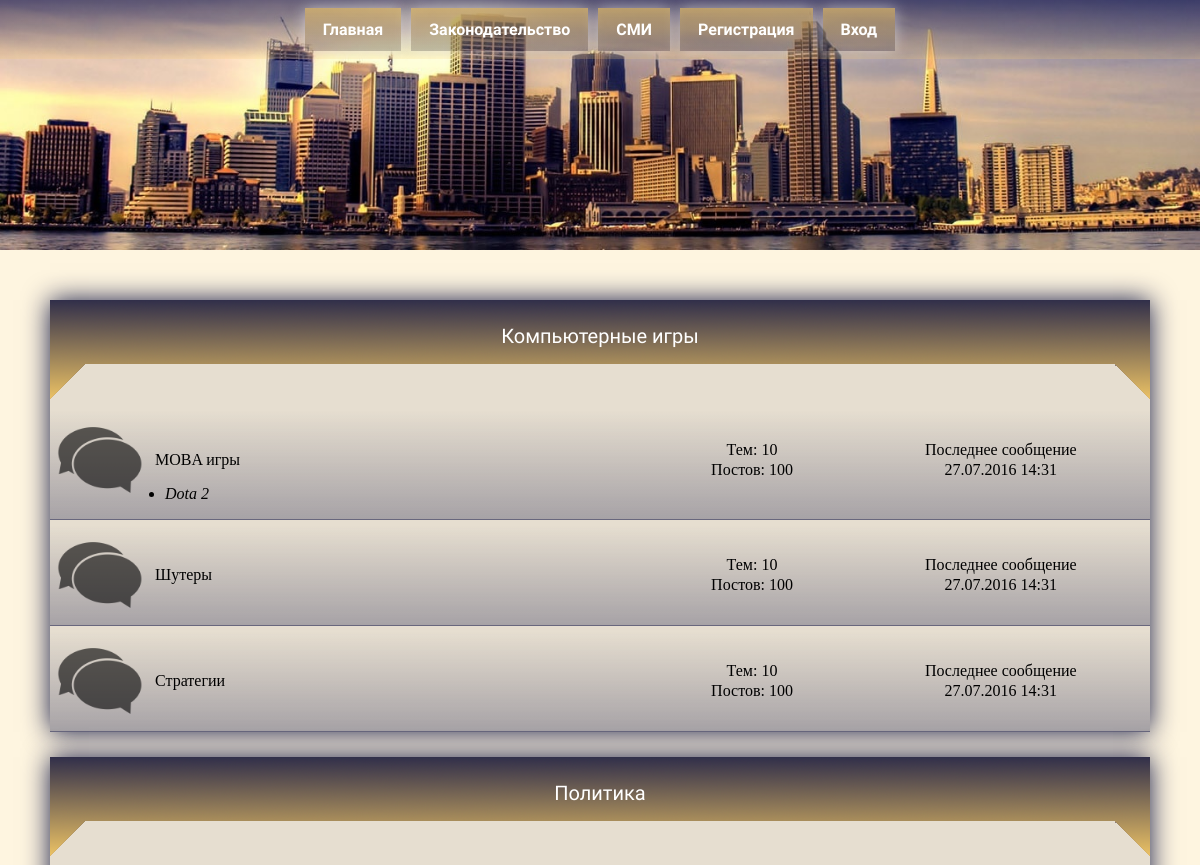
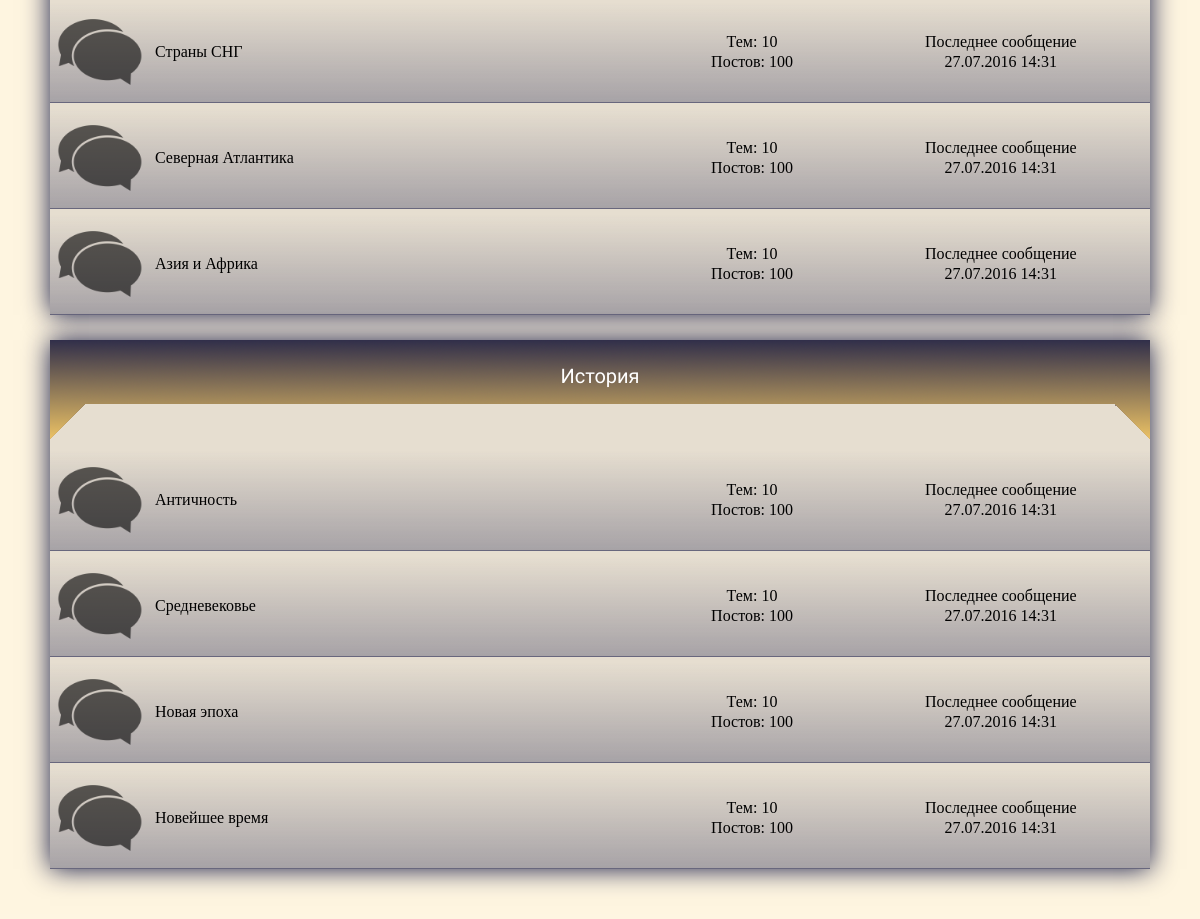
The page / on the database its author committed (2 pictures, top to bottom).
### tables this page shows
CREATE TABLE IF NOT EXISTS `categories` (
  `id` int(11) NOT NULL AUTO_INCREMENT,
  `title` varchar(100) NOT NULL,
  `description` varchar(200) NOT NULL,
  `position` int(11) NOT NULL,
  PRIMARY KEY (`id`)
);

CREATE TABLE IF NOT EXISTS `forums` (
  `id` int(11) NOT NULL AUTO_INCREMENT,
  `category_id` int(11) NOT NULL,
  `parent_forum` int(11) DEFAULT NULL,
  `title` varchar(100) NOT NULL,
  `description` varchar(200) NOT NULL,
  `keywords` varchar(200) NOT NULL,
  `icon` varchar(200) NOT NULL DEFAULT '/img/forum_icon.png',
  `position` int(11) NOT NULL,
  PRIMARY KEY (`id`),
  KEY `category_id` (`category_id`),
  KEY `parent_forum` (`parent_forum`)
);

### app/views/PageView.php (called while the page is built, shortened)
<?php
	class PageView
	{
		public function __construct($page, $metaData, $data)
		{
			require_once "app/views/layout/main.php";
		}
	}
?>

### app/controllers/PageController.php (called while the page is built, shortened)
<?php
	class PageController
	{
		protected function render($page, $metaData, $data)
		{
			$pageView = new PageView($page, $metaData, $data);
		}
	}
?>

### app/controllers/page/MainController.php (called while the page is built, shortened)
<?php
	class MainController extends PageController
	{
		private $metaData = ["title" => "forumstate.com - Форумное государство",
							 "keywords" => "forumstate, форумное государство, виртуальное государство, политическая игра",
							 "description" => "Первое в Рунете самоуправляемое форумное государство"];
		public function __construct()
		{
			$categories = new DBCatalog(
				[
					"table" => "categories",
					"columns" => "*",
					"condition" => "",
					"page_count" => null,
					"order" => "ORDER BY `position` ASC",
					"pagin" => false
				]
			);
			$categoriesCatalog = $categories->getCatalog();
			$categoriesCount = count($categoriesCatalog);
			for ($i = 0; $i < $categoriesCount; $i++)
			{
				$forums = new DBCatalog(
					[
						"table" => "forums",
						"columns" => "`id`",
						"condition" => "WHERE `category_id` = :category AND `parent_forum` is null",
						"page_count" => null,
						"order" => "ORDER BY `position` ASC",
						"pagin" => false
					],
					[
						":category" => $categoriesCatalog[$i]["id"]
					]
				);
				$forums = $forums->getCatalog();
				$countForums = count($forums);
				for ($j = 0; $j < $countForums; $j++)
					$forumsCatalog[$i][$j] = new Forum($forums[$j]["id"]);
			}
			$this->render("main", $this->metaData, ["categories" => $categoriesCatalog, "forums" => $forumsCatalog]);
		}
	}
?>

### app/PageRouter.php (called while the page is built, shortened)
<?php
	class PageRouter
	{
		public function __construct($url)
		{
			$controller = new $controllerName();
		}
	}
?>

### index.php (called while the page is built, shortened)
<?php
	$map = require_once "map.php";
	$config = require_once "config.php";
	$dbConnection = new DBConnection();
	$pageRouter = new PageRouter($_SERVER["REQUEST_URI"]);
?>

### app/DBConnection.php (called while the page is built, shortened)
<?php
	class DBConnection
	{
		private $CONNECT;
		public function __construct()
		{
			global $config;
			$this->CONNECT = mysqli_connect($config["db"]["host"], $config["db"]["login"], $config["db"]["password"], $config["db"]["db"]);
			mysqli_set_charset($this->CONNECT, "utf8");
		}
		public function get($query, $count, $args = null)
		{
			$query = $this->screening($query, $args);
			if ($count == "singular")
				return mysqli_fetch_assoc(mysqli_query($this->CONNECT, $query));
			else
			{
				$mysqliQuery = mysqli_query($this->CONNECT, $query);
				while ($row = mysqli_fetch_assoc($mysqliQuery))
				{
					$queryArray[] = $row;
				}
				return $queryArray;
			}
		}
		private function screening($query, $args)
		{
			if ($args)
				foreach ($args as $key => $value)
				{
					$query = str_replace($key, strip_tags(htmlspecialchars($value, ENT_QUOTES)), $query);
				}
			return $query;
		}
	}
?>

### config.php (called while the page is built)
<?php
	return
	[
		"db" => ["host" => "localhost", "db" => "main", "login" => "root", "password" => ""],
		"menu" =>
		[
			"user" => ["Главная" => "/", "Законодательство" => "/legislation/", "СМИ" => "/mass-media", "Профиль" => "/profile/", "Выход" => "/ouptup/"],
			"guest" => ["Главная" => "/", "Законодательство" => "/legislation/", "СМИ" => "/mass-media", "Регистрация" => "/registration/", "Вход" => "/input/"]
		]
	];
?>

### app/models/DBCatalog.php (called while the page is built, shortened)
<?php
	class DBCatalog
	{
		private $numberPage;
		private $catalog;
		private $limit;
		public function __construct($args, $values = null)
		{
			global $dbConnection;
			$this->dbConnection = $dbConnection;
			$this->table = $args["table"];
			$this->condition = $args["condition"];
			$this->pageCount = $args["page_count"];
			if (!$args["number_page"])
				$this->numberPage = 1;
			else
				$this->numberPage = $args["number_page"];
			if ($this->pageCount == null)
				$this->limit = "";
			else
				$this->limit = "LIMIT " . (($this->numberPage - 1) * $this->pageCount) . ", " . $this->pageCount . "";
			if ($args["pagin"] == true)
				$this->catalog = $this->dbConnection->get("SELECT " . $args["columns"] . " FROM `" . $this->table . "` " . $this->condition . " " . $args["order"] . " " . $this->limit . "", "plural", $values);
			else
				$this->catalog = $this->dbConnection->get("SELECT " . $args["columns"] . " FROM `" . $this->table . "` " . $this->condition . " " . $args["order"] . "", "plural", $values);
		}
		public function getCatalog()
		{
			return $this->catalog;
		}
	}
?>

### app/models/dbobject/Forum.php (called while the page is built, shortened)
<?php
	class Forum extends DBObject
	{
		private $childrens;
		public function __construct($id)
		{
			$this->table = "forums";
			$this->initObject($id);
		}
		public function getChildrenForums()
		{
			$childrenForums = new DBCatalog(
				[
					"table" => $this->table,
					"columns" => "`id`",
					"condition" => "WHERE `parent_forum` = :parent_forum",
					"page_count" => null,
					"order" => "ORDER BY `position` ASC",
					"pagin" => false
				],
				[
					":parent_forum" => $this->getAttr("id")
				]
			);
			$childrenForumsCatalog = $childrenForums->getCatalog();
			$childrenForumsCount = count($childrenForumsCatalog);
			for ($i = 0; $i < $childrenForumsCount; $i++)
				$this->childrens[$i] = new self($childrenForumsCatalog[$i]["id"]);
			return $this->childrens;
		}
	}
?>

### app/models/DBObject.php (called while the page is built, shortened)
<?php
	class DBObject
	{
		protected $table;
		protected $objectInfo;
		protected function initObject($id)
		{
			global $dbConnection;
			$this->dbConnection = $dbConnection;
			$this->id = $id;
			$this->objectInfo = $this->dbConnection->get("SELECT * FROM `" . $this->table . "` WHERE `id` = ':id'", "singular", [":id" => $this->id]);
		}
		public function getAttr($attr)
		{
			return $this->objectInfo[$attr];
		}
	}
?>

### map.php (called while the page is built)
<?php
	$files = listingDirectory("app");
	$arrayFiles = arrayFiles($files);
	function listingDirectory($dir)
	{
		foreach (glob($dir) as $file_or_dir)
		{
			if (!is_dir($file_or_dir))
				$files[] = $file_or_dir;
			else
				$files[] = listingDirectory($file_or_dir . "/*");
		}
		return $files;
	}
	function arrayFiles($array)
	{
		$arrayFiles = array();
		for ($i = 0; $i < count($array); $i++)
		{
			if (!is_array($array[$i]))
			{
				if ($array[$i])
				{
					$path = str_replace("/", DIRECTORY_SEPARATOR, $array[$i]);
					$arrayFiles[stristr($path, ".", true)] = $array[$i];
				}
			}
			else
				$arrayFiles = array_merge($arrayFiles, arrayFiles($array[$i]));
		}
		return $arrayFiles;
	}
	return $arrayFiles;
?>

### app/views/page/main.php (the view)
<div class="forumCategories">
	<?php
		$countCategories = count($data["categories"]);
		for ($i = 0; $i < $countCategories; $i++)
		{
			echo
			"
				<div class='forumCategory'>
					<div class='forumCategoryTitle'>" . $data["categories"][$i]["title"] . "</div>
			";
			$countForums = count($data["forums"][$i]);
			for ($j = 0; $j < $countForums; $j++)
			{
				$childrenForums = $data["forums"][$i][$j]->getChildrenForums();
				$countChildrenForums = count($childrenForums);
				for ($k = 0; $k < $countChildrenForums; $k++)
				{
					if ($k == 0)
						$childrenForumsDiv[$i][$j] .= "<ul class='childrenForums'>";
					$childrenForumsDiv[$i][$j] .= "<li><a href='/forum/?id=" . $childrenForums[$k]->getAttr("id") . "'>" . $childrenForums[$k]->getAttr("title") . "</a></li>";
					if ($k == $countChildrenForums - 1)
						$childrenForumsDiv[$i][$j] .= "</ul>";
				}
				echo
				"
					<div class='forum'>
						<img class='forumIcon' src='" . $data["forums"][$i][$j]->getAttr("icon") . "'>
						<div class='forumTitle'>
							<a href='/forum/?id=" . $data["forums"][$i][$j]->getAttr("id") . "'>" . $data["forums"][$i][$j]->getAttr("title") . "</a>
							" . $childrenForumsDiv[$i][$j] . "
						</div>
						<div class='forumCount'>Тем: 10<br>Постов: 100</div>
						<div class='forumLastPost'>Последнее сообщение<br>27.07.2016 14:31</div>
					</div>
				";
			}
			echo "</div>";
		}
	?>
</div>

### app/views/layout/main.php (shortened to what this page needs)
<?php
	global $config;
	global $currentUser;
	if ($currentUser)
		$menuItems = $config["menu"]["user"];
	else
		$menuItems = $config["menu"]["guest"];
?>
<html>
	<head>
		<link href="/assets/css/style.css" rel="stylesheet" type="text/css">
	</head>
	<body>
		<header>
			<nav class="topNavbar">
				<center><?php $mainMenu = new MenuWidget($menuItems, "mainMenu"); ?></center>
			</nav>
		</header>
		<article>
			<?php require_once $content; ?>
		</article>
	</body>
</html>

### app/views/widget/MenuWidget.php (shortened to what this page needs)
<?php
	class MenuWidget
	{
		public function __construct($items, $class)
		{
			echo "<ul class='" . $class . "'>";
			foreach ($items as $key => $value)
				echo "<li><a href='" . $value . "'>" . $key . "</a></li>";
			echo "</ul>";
		}
	}
?>

### assets/css/style.css (style rules this page uses)
body { margin: 0; }
a { text-decoration: none; }
header { height: 250px; background-image: url(/img/header.jpg); background-size: 100% 100%; }
article { background: rgba(251,206,103,0.2); display: flex; }
.topNavbar { position: fixed; width: 100%; padding: 3px 0; background: linear-gradient(to top, rgba(251,206,103,0.2), rgba(21,25,70,0.6)); }
.mainMenu { display: inline-block; margin: 0; padding: 0; }
.mainMenu > li { list-style-type: none; display: inline-block; margin: 5px; background: linear-gradient(to top, rgba(21,25,70,0.2), rgba(251,206,103,0.6)); font-weight: bold; box-shadow: 0 0 15px rgba(255,255,255,0.5); }
.mainMenu > li > a { padding: 12px 18px; display: block; color: white; font-family: 'Bad Script', cursive; }
.forumCategories { margin: 25px auto; width: 1100px; }
.forumCategory { margin: 25px 0; background: rgba(21,25,70,0.1); box-shadow: 0 0 25px rgba(21,25,70,1); }
.forumCategoryTitle { background-image: url(/img/category.png); width: 1100px; height: 100px; text-align: center; color: white; font-size: 20px; line-height: 73px; margin-bottom: 10px; font-family: 'Andika', sans-serif; }
.forum { display: flex; border-bottom: 1px solid rgba(21,25,70,0.6); margin-bottom: 5px; background: linear-gradient(to top, rgba(21,25,70,0.3), transparent); }
.forumIcon { width: 100px; height: 100px; float: left; }
.forumTitle { width: 500px; padding-left: 5px; float: left; }
.forumTitle > a { display: block; color: black; line-height: 50px; padding-top: 25px; }
.forumCount { float: left; width: 200px; padding-top: 30px; line-height: 20px; text-align: center; }
.forumLastPost { width: 300px; padding-top: 30px; line-height: 20px; float: left; text-align: center; }
.childrenForums { margin-top: 0px; padding-left: 10px; float: left; }
.childrenForums > li { font-style: oblique; margin-right: 25px; float: left; }
.childrenForums > li > a { color: black; }

### rows shown on the page
categories: title "Компьютерные игры"
forums: icon (picture), title "MOBA игры", forums.title "Dota 2"
forums: icon (picture), title "Шутеры"
forums: icon (picture), title "Стратегии"
categories: title "Политика"
forums: icon (picture), title "Страны СНГ"
forums: icon (picture), title "Северная Атлантика"
forums: icon (picture), title "Азия и Африка"
categories: title "История"
forums: icon (picture), title "Античность"
forums: icon (picture), title "Средневековье"
forums: icon (picture), title "Новая эпоха"
forums: icon (picture), title "Новейшее время"

### other values the page prints
$key "Главная"
$key "Законодательство"
$key "СМИ"
$key "Регистрация"
$key "Вход"
